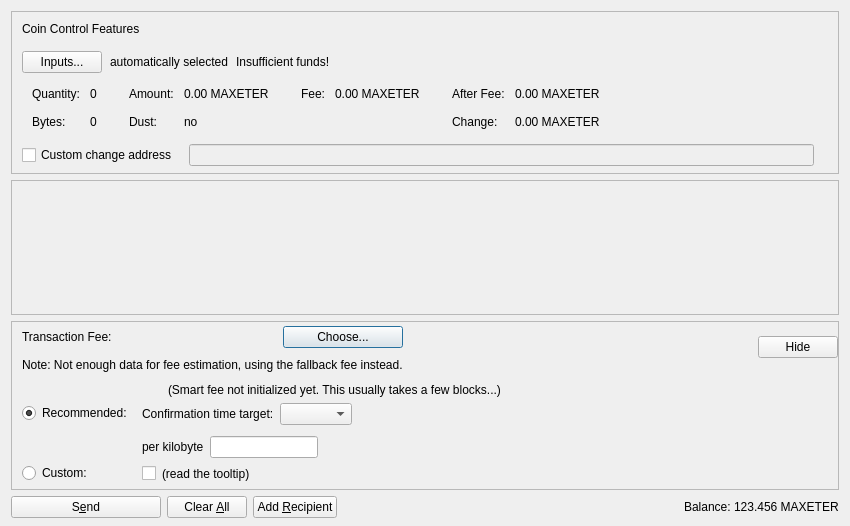
<?xml version="1.0" encoding="UTF-8"?>
<ui version="4.0">
 <class>SendCoinsDialog</class>
 <widget class="QDialog" name="SendCoinsDialog">
  <property name="geometry">
   <rect>
    <x>0</x>
    <y>0</y>
    <width>850</width>
    <height>526</height>
   </rect>
  </property>
  <property name="windowTitle">
   <string>Send Coins</string>
  </property>
  <layout class="QVBoxLayout" name="verticalLayout" stretch="0,1,0,0">
   <property name="bottomMargin">
    <number>8</number>
   </property>
   <item>
    <widget class="QFrame" name="frameCoinControl">
     <property name="sizePolicy">
      <sizepolicy hsizetype="Expanding" vsizetype="Expanding">
       <horstretch>0</horstretch>
       <verstretch>0</verstretch>
      </sizepolicy>
     </property>
     <property name="maximumSize">
      <size>
       <width>16777215</width>
       <height>16777215</height>
      </size>
     </property>
     <property name="frameShape">
      <enum>QFrame::StyledPanel</enum>
     </property>
     <property name="frameShadow">
      <enum>QFrame::Sunken</enum>
     </property>
     <layout class="QVBoxLayout" name="verticalLayoutCoinControl2">
      <property name="spacing">
       <number>0</number>
      </property>
      <property name="leftMargin">
       <number>0</number>
      </property>
      <property name="topMargin">
       <number>0</number>
      </property>
      <property name="rightMargin">
       <number>0</number>
      </property>
      <property name="bottomMargin">
       <number>6</number>
      </property>
      <item>
       <layout class="QVBoxLayout" name="verticalLayoutCoinControl" stretch="0,0,0,0,1">
        <property name="spacing">
         <number>0</number>
        </property>
        <property name="leftMargin">
         <number>10</number>
        </property>
        <property name="topMargin">
         <number>10</number>
        </property>
        <item>
         <layout class="QHBoxLayout" name="horizontalLayoutCoinControl1">
          <property name="bottomMargin">
           <number>15</number>
          </property>
          <item>
           <widget class="QLabel" name="labelCoinControlFeatures">
            <property name="sizePolicy">
             <sizepolicy hsizetype="Preferred" vsizetype="Maximum">
              <horstretch>0</horstretch>
              <verstretch>0</verstretch>
             </sizepolicy>
            </property>
            <property name="text">
             <string>Coin Control Features</string>
            </property>
           </widget>
          </item>
         </layout>
        </item>
        <item>
         <layout class="QHBoxLayout" name="horizontalLayoutCoinControl2" stretch="0,0,0,0">
          <property name="spacing">
           <number>8</number>
          </property>
          <property name="bottomMargin">
           <number>10</number>
          </property>
          <item>
           <widget class="QPushButton" name="pushButtonCoinControl">
            <property name="styleSheet">
             <string notr="true"/>
            </property>
            <property name="text">
             <string>Inputs...</string>
            </property>
            <property name="autoDefault">
             <bool>false</bool>
            </property>
           </widget>
          </item>
          <item>
           <widget class="QLabel" name="labelCoinControlAutomaticallySelected">
            <property name="text">
             <string>automatically selected</string>
            </property>
            <property name="margin">
             <number>5</number>
            </property>
           </widget>
          </item>
          <item>
           <widget class="QLabel" name="labelCoinControlInsuffFunds">
            <property name="text">
             <string>Insufficient funds!</string>
            </property>
            <property name="margin">
             <number>5</number>
            </property>
           </widget>
          </item>
          <item>
           <spacer name="horizontalSpacerCoinControl">
            <property name="orientation">
             <enum>Qt::Horizontal</enum>
            </property>
            <property name="sizeHint" stdset="0">
             <size>
              <width>40</width>
              <height>1</height>
             </size>
            </property>
           </spacer>
          </item>
         </layout>
        </item>
        <item>
         <widget class="QWidget" name="widgetCoinControl" native="true">
          <property name="sizePolicy">
           <sizepolicy hsizetype="Preferred" vsizetype="Preferred">
            <horstretch>0</horstretch>
            <verstretch>0</verstretch>
           </sizepolicy>
          </property>
          <property name="minimumSize">
           <size>
            <width>0</width>
            <height>0</height>
           </size>
          </property>
          <property name="styleSheet">
           <string notr="true"/>
          </property>
          <layout class="QHBoxLayout" name="horizontalLayoutCoinControl5">
           <property name="leftMargin">
            <number>0</number>
           </property>
           <property name="topMargin">
            <number>0</number>
           </property>
           <property name="rightMargin">
            <number>0</number>
           </property>
           <property name="bottomMargin">
            <number>0</number>
           </property>
           <item>
            <layout class="QHBoxLayout" name="horizontalLayoutCoinControl3" stretch="0,0,0,1">
             <property name="spacing">
              <number>20</number>
             </property>
             <property name="topMargin">
              <number>0</number>
             </property>
             <property name="bottomMargin">
              <number>10</number>
             </property>
             <item>
              <layout class="QFormLayout" name="formLayoutCoinControl1">
               <property name="horizontalSpacing">
                <number>10</number>
               </property>
               <property name="verticalSpacing">
                <number>14</number>
               </property>
               <property name="leftMargin">
                <number>10</number>
               </property>
               <property name="topMargin">
                <number>4</number>
               </property>
               <property name="rightMargin">
                <number>6</number>
               </property>
               <item row="0" column="0">
                <widget class="QLabel" name="labelCoinControlQuantityText">
                 <property name="text">
                  <string>Quantity:</string>
                 </property>
                 <property name="margin">
                  <number>0</number>
                 </property>
                </widget>
               </item>
               <item row="0" column="1">
                <widget class="QLabel" name="labelCoinControlQuantity">
                 <property name="cursor">
                  <cursorShape>IBeamCursor</cursorShape>
                 </property>
                 <property name="contextMenuPolicy">
                  <enum>Qt::ActionsContextMenu</enum>
                 </property>
                 <property name="text">
                  <string notr="true">0</string>
                 </property>
                 <property name="margin">
                  <number>0</number>
                 </property>
                 <property name="textInteractionFlags">
                  <set>Qt::LinksAccessibleByMouse|Qt::TextSelectableByKeyboard|Qt::TextSelectableByMouse</set>
                 </property>
                </widget>
               </item>
               <item row="1" column="0">
                <widget class="QLabel" name="labelCoinControlBytesText">
                 <property name="text">
                  <string>Bytes:</string>
                 </property>
                </widget>
               </item>
               <item row="1" column="1">
                <widget class="QLabel" name="labelCoinControlBytes">
                 <property name="cursor">
                  <cursorShape>IBeamCursor</cursorShape>
                 </property>
                 <property name="contextMenuPolicy">
                  <enum>Qt::ActionsContextMenu</enum>
                 </property>
                 <property name="text">
                  <string notr="true">0</string>
                 </property>
                 <property name="textInteractionFlags">
                  <set>Qt::LinksAccessibleByMouse|Qt::TextSelectableByKeyboard|Qt::TextSelectableByMouse</set>
                 </property>
                </widget>
               </item>
              </layout>
             </item>
             <item>
              <layout class="QFormLayout" name="formLayoutCoinControl2">
               <property name="horizontalSpacing">
                <number>10</number>
               </property>
               <property name="verticalSpacing">
                <number>14</number>
               </property>
               <property name="leftMargin">
                <number>6</number>
               </property>
               <property name="topMargin">
                <number>4</number>
               </property>
               <property name="rightMargin">
                <number>6</number>
               </property>
               <item row="0" column="0">
                <widget class="QLabel" name="labelCoinControlAmountText">
                 <property name="text">
                  <string>Amount:</string>
                 </property>
                 <property name="margin">
                  <number>0</number>
                 </property>
                </widget>
               </item>
               <item row="0" column="1">
                <widget class="QLabel" name="labelCoinControlAmount">
                 <property name="cursor">
                  <cursorShape>IBeamCursor</cursorShape>
                 </property>
                 <property name="contextMenuPolicy">
                  <enum>Qt::ActionsContextMenu</enum>
                 </property>
                 <property name="text">
                  <string notr="true">0.00 MAXETER</string>
                 </property>
                 <property name="textInteractionFlags">
                  <set>Qt::LinksAccessibleByMouse|Qt::TextSelectableByKeyboard|Qt::TextSelectableByMouse</set>
                 </property>
                </widget>
               </item>
               <item row="1" column="0">
                <widget class="QLabel" name="labelCoinControlLowOutputText">
                 <property name="text">
                  <string>Dust:</string>
                 </property>
                </widget>
               </item>
               <item row="1" column="1">
                <widget class="QLabel" name="labelCoinControlLowOutput">
                 <property name="cursor">
                  <cursorShape>IBeamCursor</cursorShape>
                 </property>
                 <property name="contextMenuPolicy">
                  <enum>Qt::ActionsContextMenu</enum>
                 </property>
                 <property name="text">
                  <string notr="true">no</string>
                 </property>
                 <property name="textInteractionFlags">
                  <set>Qt::LinksAccessibleByMouse|Qt::TextSelectableByKeyboard|Qt::TextSelectableByMouse</set>
                 </property>
                </widget>
               </item>
              </layout>
             </item>
             <item>
              <layout class="QFormLayout" name="formLayoutCoinControl3">
               <property name="horizontalSpacing">
                <number>10</number>
               </property>
               <property name="verticalSpacing">
                <number>14</number>
               </property>
               <property name="leftMargin">
                <number>6</number>
               </property>
               <property name="topMargin">
                <number>4</number>
               </property>
               <property name="rightMargin">
                <number>6</number>
               </property>
               <item row="0" column="0">
                <widget class="QLabel" name="labelCoinControlFeeText">
                 <property name="text">
                  <string>Fee:</string>
                 </property>
                 <property name="margin">
                  <number>0</number>
                 </property>
                </widget>
               </item>
               <item row="0" column="1">
                <widget class="QLabel" name="labelCoinControlFee">
                 <property name="cursor">
                  <cursorShape>IBeamCursor</cursorShape>
                 </property>
                 <property name="contextMenuPolicy">
                  <enum>Qt::ActionsContextMenu</enum>
                 </property>
                 <property name="text">
                  <string notr="true">0.00 MAXETER</string>
                 </property>
                 <property name="textInteractionFlags">
                  <set>Qt::LinksAccessibleByMouse|Qt::TextSelectableByKeyboard|Qt::TextSelectableByMouse</set>
                 </property>
                </widget>
               </item>
              </layout>
             </item>
             <item>
              <layout class="QFormLayout" name="formLayoutCoinControl4">
               <property name="horizontalSpacing">
                <number>10</number>
               </property>
               <property name="verticalSpacing">
                <number>14</number>
               </property>
               <property name="leftMargin">
                <number>6</number>
               </property>
               <property name="topMargin">
                <number>4</number>
               </property>
               <property name="rightMargin">
                <number>6</number>
               </property>
               <item row="0" column="0">
                <widget class="QLabel" name="labelCoinControlAfterFeeText">
                 <property name="text">
                  <string>After Fee:</string>
                 </property>
                 <property name="margin">
                  <number>0</number>
                 </property>
                </widget>
               </item>
               <item row="0" column="1">
                <widget class="QLabel" name="labelCoinControlAfterFee">
                 <property name="cursor">
                  <cursorShape>IBeamCursor</cursorShape>
                 </property>
                 <property name="contextMenuPolicy">
                  <enum>Qt::ActionsContextMenu</enum>
                 </property>
                 <property name="text">
                  <string notr="true">0.00 MAXETER</string>
                 </property>
                 <property name="textInteractionFlags">
                  <set>Qt::LinksAccessibleByMouse|Qt::TextSelectableByKeyboard|Qt::TextSelectableByMouse</set>
                 </property>
                </widget>
               </item>
               <item row="1" column="0">
                <widget class="QLabel" name="labelCoinControlChangeText">
                 <property name="text">
                  <string>Change:</string>
                 </property>
                </widget>
               </item>
               <item row="1" column="1">
                <widget class="QLabel" name="labelCoinControlChange">
                 <property name="cursor">
                  <cursorShape>IBeamCursor</cursorShape>
                 </property>
                 <property name="contextMenuPolicy">
                  <enum>Qt::ActionsContextMenu</enum>
                 </property>
                 <property name="text">
                  <string notr="true">0.00 MAXETER</string>
                 </property>
                 <property name="textInteractionFlags">
                  <set>Qt::LinksAccessibleByMouse|Qt::TextSelectableByKeyboard|Qt::TextSelectableByMouse</set>
                 </property>
                </widget>
               </item>
              </layout>
             </item>
            </layout>
           </item>
          </layout>
         </widget>
        </item>
        <item>
         <layout class="QHBoxLayout" name="horizontalLayoutCoinControl4" stretch="0,0,0">
          <property name="spacing">
           <number>12</number>
          </property>
          <property name="sizeConstraint">
           <enum>QLayout::SetDefaultConstraint</enum>
          </property>
          <property name="topMargin">
           <number>5</number>
          </property>
          <property name="rightMargin">
           <number>5</number>
          </property>
          <item>
           <widget class="QCheckBox" name="checkBoxCoinControlChange">
            <property name="toolTip">
             <string>If this is activated, but the change address is empty or invalid, change will be sent to a newly generated address.</string>
            </property>
            <property name="text">
             <string>Custom change address</string>
            </property>
           </widget>
          </item>
          <item>
           <widget class="QValidatedLineEdit" name="lineEditCoinControlChange">
            <property name="enabled">
             <bool>false</bool>
            </property>
            <property name="sizePolicy">
             <sizepolicy hsizetype="Expanding" vsizetype="Fixed">
              <horstretch>0</horstretch>
              <verstretch>0</verstretch>
             </sizepolicy>
            </property>
           </widget>
          </item>
          <item>
           <widget class="QLabel" name="labelCoinControlChangeLabel">
            <property name="sizePolicy">
             <sizepolicy hsizetype="Preferred" vsizetype="Expanding">
              <horstretch>0</horstretch>
              <verstretch>0</verstretch>
             </sizepolicy>
            </property>
            <property name="minimumSize">
             <size>
              <width>0</width>
              <height>0</height>
             </size>
            </property>
            <property name="text">
             <string/>
            </property>
            <property name="margin">
             <number>3</number>
            </property>
           </widget>
          </item>
         </layout>
        </item>
        <item>
         <spacer name="verticalSpacerCoinControl">
          <property name="orientation">
           <enum>Qt::Vertical</enum>
          </property>
          <property name="sizeHint" stdset="0">
           <size>
            <width>800</width>
            <height>1</height>
           </size>
          </property>
         </spacer>
        </item>
       </layout>
      </item>
     </layout>
    </widget>
   </item>
   <item>
    <widget class="QScrollArea" name="scrollArea">
     <property name="widgetResizable">
      <bool>true</bool>
     </property>
     <widget class="QWidget" name="scrollAreaWidgetContents">
      <property name="geometry">
       <rect>
        <x>0</x>
        <y>0</y>
        <width>830</width>
        <height>104</height>
       </rect>
      </property>
      <layout class="QVBoxLayout" name="verticalLayout_2" stretch="0,1">
       <property name="leftMargin">
        <number>0</number>
       </property>
       <property name="topMargin">
        <number>0</number>
       </property>
       <property name="rightMargin">
        <number>0</number>
       </property>
       <property name="bottomMargin">
        <number>0</number>
       </property>
       <item>
        <layout class="QVBoxLayout" name="entries">
         <property name="spacing">
          <number>6</number>
         </property>
        </layout>
       </item>
       <item>
        <spacer name="verticalSpacer">
         <property name="orientation">
          <enum>Qt::Vertical</enum>
         </property>
         <property name="sizeHint" stdset="0">
          <size>
           <width>20</width>
           <height>40</height>
          </size>
         </property>
        </spacer>
       </item>
      </layout>
     </widget>
    </widget>
   </item>
   <item>
    <widget class="QFrame" name="frameFee">
     <property name="sizePolicy">
      <sizepolicy hsizetype="Expanding" vsizetype="Expanding">
       <horstretch>0</horstretch>
       <verstretch>0</verstretch>
      </sizepolicy>
     </property>
     <property name="maximumSize">
      <size>
       <width>16777215</width>
       <height>16777215</height>
      </size>
     </property>
     <property name="frameShape">
      <enum>QFrame::StyledPanel</enum>
     </property>
     <property name="frameShadow">
      <enum>QFrame::Sunken</enum>
     </property>
     <layout class="QVBoxLayout" name="verticalLayoutFee1">
      <property name="spacing">
       <number>0</number>
      </property>
      <property name="leftMargin">
       <number>0</number>
      </property>
      <property name="topMargin">
       <number>0</number>
      </property>
      <property name="rightMargin">
       <number>0</number>
      </property>
      <property name="bottomMargin">
       <number>0</number>
      </property>
      <item>
       <layout class="QVBoxLayout" name="verticalLayoutFee2" stretch="0,0,0">
        <property name="spacing">
         <number>0</number>
        </property>
        <property name="leftMargin">
         <number>10</number>
        </property>
        <property name="topMargin">
         <number>0</number>
        </property>
        <item>
         <layout class="QHBoxLayout" name="horizontalLayoutFee1">
          <property name="bottomMargin">
           <number>0</number>
          </property>
          <item>
           <layout class="QVBoxLayout" name="verticalLayoutFee7">
            <property name="spacing">
             <number>0</number>
            </property>
            <item>
             <spacer name="verticalSpacerSmartFee">
              <property name="orientation">
               <enum>Qt::Vertical</enum>
              </property>
              <property name="sizeType">
               <enum>QSizePolicy::Fixed</enum>
              </property>
              <property name="sizeHint" stdset="0">
               <size>
                <width>1</width>
                <height>4</height>
               </size>
              </property>
             </spacer>
            </item>
            <item>
             <layout class="QHBoxLayout" name="horizontalLayoutSmartFee">
              <property name="spacing">
               <number>10</number>
              </property>
              <item>
               <widget class="QLabel" name="labelFeeHeadline">
                <property name="sizePolicy">
                 <sizepolicy hsizetype="Preferred" vsizetype="Maximum">
                  <horstretch>0</horstretch>
                  <verstretch>0</verstretch>
                 </sizepolicy>
                </property>
                <property name="text">
                 <string>Transaction Fee:</string>
                </property>
               </widget>
              </item>
              <item>
               <widget class="QLabel" name="labelFeeMinimized">
                <property name="text">
                 <string/>
                </property>
               </widget>
              </item>
              <item>
               <widget class="QPushButton" name="buttonChooseFee">
                <property name="text">
                 <string>Choose...</string>
                </property>
               </widget>
              </item>
             </layout>
            </item>
            <item>
             <spacer name="verticalSpacer_7">
              <property name="orientation">
               <enum>Qt::Vertical</enum>
              </property>
              <property name="sizeHint" stdset="0">
               <size>
                <width>1</width>
                <height>10</height>
               </size>
              </property>
             </spacer>
            </item>
            <item>
             <widget class="QLabel" name="fallbackFeeWarningLabel">
              <property name="toolTip">
               <string>Using the fallbackfee can result in sending a transaction that will take several hours or days (or never) to confirm. Consider choosing your fee manually or wait until you have validated the complete chain.</string>
              </property>
              <property name="text">
               <string>Note: Not enough data for fee estimation, using the fallback fee instead.</string>
              </property>
              <property name="wordWrap">
               <bool>false</bool>
              </property>
             </widget>
            </item>
            <item>
             <spacer name="verticalSpacer_5">
              <property name="orientation">
               <enum>Qt::Vertical</enum>
              </property>
              <property name="sizeHint" stdset="0">
               <size>
                <width>1</width>
                <height>1</height>
               </size>
              </property>
             </spacer>
            </item>
           </layout>
          </item>
          <item>
           <spacer name="horizontalSpacer_4">
            <property name="orientation">
             <enum>Qt::Horizontal</enum>
            </property>
            <property name="sizeHint" stdset="0">
             <size>
              <width>1</width>
              <height>1</height>
             </size>
            </property>
           </spacer>
          </item>
          <item>
           <widget class="QPushButton" name="buttonMinimizeFee">
            <property name="toolTip">
             <string>collapse fee-settings</string>
            </property>
            <property name="text">
             <string>Hide</string>
            </property>
           </widget>
          </item>
         </layout>
        </item>
        <item>
         <widget class="QFrame" name="frameFeeSelection">
          <layout class="QVBoxLayout" name="verticalLayoutFee12">
           <property name="spacing">
            <number>0</number>
           </property>
           <property name="leftMargin">
            <number>0</number>
           </property>
           <property name="topMargin">
            <number>0</number>
           </property>
           <property name="rightMargin">
            <number>0</number>
           </property>
           <property name="bottomMargin">
            <number>0</number>
           </property>
           <item>
            <layout class="QGridLayout" name="gridLayoutFee">
             <property name="topMargin">
              <number>10</number>
             </property>
             <property name="bottomMargin">
              <number>4</number>
             </property>
             <property name="horizontalSpacing">
              <number>10</number>
             </property>
             <property name="verticalSpacing">
              <number>4</number>
             </property>
             <item row="1" column="1">
              <layout class="QVBoxLayout" name="verticalLayoutFee8">
               <property name="spacing">
                <number>6</number>
               </property>
               <property name="topMargin">
                <number>3</number>
               </property>
               <item>
                <layout class="QHBoxLayout" name="horizontalLayoutFee13" stretch="0,0,1">
                 <item>
                  <widget class="QLabel" name="labelCustomPerKilobyte">
                   <property name="toolTip">
                    <string>If the custom fee is set to 1000 ruffs and the transaction is only 250 bytes, then &quot;per kilobyte&quot; only pays 250 ruffs in fee,&lt;br /&gt;while &quot;at least&quot; pays 1000 ruffs. For transactions bigger than a kilobyte both pay by kilobyte.</string>
                   </property>
                   <property name="text">
                    <string>per kilobyte</string>
                   </property>
                  </widget>
                 </item>
                 <item>
                  <widget class="BitcoinAmountField" name="customFee"/>
                 </item>
                 <item>
                  <spacer name="horizontalSpacer_6">
                   <property name="orientation">
                    <enum>Qt::Horizontal</enum>
                   </property>
                   <property name="sizeHint" stdset="0">
                    <size>
                     <width>1</width>
                     <height>1</height>
                    </size>
                   </property>
                  </spacer>
                 </item>
                </layout>
               </item>
               <item>
                <layout class="QHBoxLayout" name="horizontalLayoutFee8">
                 <item>
                  <widget class="QCheckBox" name="checkBoxMinimumFee">
                   <property name="toolTip">
                    <string>Paying only the minimum fee is just fine as long as there is less transaction volume than space in the blocks.&lt;br /&gt;But be aware that this can end up in a never confirming transaction once there is more demand for maxeter transactions than the network can process.</string>
                   </property>
                   <property name="text">
                    <string/>
                   </property>
                  </widget>
                 </item>
                 <item>
                  <widget class="QLabel" name="labelMinFeeWarning">
                   <property name="enabled">
                    <bool>true</bool>
                   </property>
                   <property name="toolTip">
                    <string>Paying only the minimum fee is just fine as long as there is less transaction volume than space in the blocks.&lt;br /&gt;But be aware that this can end up in a never confirming transaction once there is more demand for maxeter transactions than the network can process.</string>
                   </property>
                   <property name="text">
                    <string>(read the tooltip)</string>
                   </property>
                   <property name="margin">
                    <number>5</number>
                   </property>
                  </widget>
                 </item>
                 <item>
                  <spacer name="horizontalSpacer_2">
                   <property name="orientation">
                    <enum>Qt::Horizontal</enum>
                   </property>
                   <property name="sizeHint" stdset="0">
                    <size>
                     <width>1</width>
                     <height>1</height>
                    </size>
                   </property>
                  </spacer>
                 </item>
                </layout>
               </item>
              </layout>
             </item>
             <item row="0" column="0">
              <layout class="QVBoxLayout" name="verticalLayoutFee4" stretch="0,1">
               <property name="topMargin">
                <number>20</number>
               </property>
               <property name="bottomMargin">
                <number>3</number>
               </property>
               <item>
                <widget class="QRadioButton" name="radioSmartFee">
                 <property name="text">
                  <string>Recommended:</string>
                 </property>
                 <property name="checked">
                  <bool>true</bool>
                 </property>
                 <attribute name="buttonGroup">
                  <string notr="true">groupFee</string>
                 </attribute>
                </widget>
               </item>
               <item>
                <spacer name="verticalSpacer_2">
                 <property name="orientation">
                  <enum>Qt::Vertical</enum>
                 </property>
                 <property name="sizeHint" stdset="0">
                  <size>
                   <width>1</width>
                   <height>1</height>
                  </size>
                 </property>
                </spacer>
               </item>
              </layout>
             </item>
             <item row="1" column="0">
              <layout class="QVBoxLayout" name="verticalLayoutFee9" stretch="0,1">
               <property name="topMargin">
                <number>30</number>
               </property>
               <item>
                <widget class="QRadioButton" name="radioCustomFee">
                 <property name="text">
                  <string>Custom:</string>
                 </property>
                 <attribute name="buttonGroup">
                  <string notr="true">groupFee</string>
                 </attribute>
                </widget>
               </item>
               <item>
                <spacer name="verticalSpacer_6">
                 <property name="orientation">
                  <enum>Qt::Vertical</enum>
                 </property>
                 <property name="sizeHint" stdset="0">
                  <size>
                   <width>1</width>
                   <height>1</height>
                  </size>
                 </property>
                </spacer>
               </item>
              </layout>
             </item>
             <item row="0" column="1">
              <layout class="QVBoxLayout" name="verticalLayoutFee3" stretch="0,0,1">
               <property name="spacing">
                <number>6</number>
               </property>
               <property name="topMargin">
                <number>0</number>
               </property>
               <property name="bottomMargin">
                <number>3</number>
               </property>
               <item>
                <layout class="QHBoxLayout" name="horizontalLayoutFee12">
                 <item>
                  <widget class="QLabel" name="labelSmartFee">
                   <property name="text">
                    <string/>
                   </property>
                   <property name="margin">
                    <number>2</number>
                   </property>
                  </widget>
                 </item>
                 <item>
                  <widget class="QLabel" name="labelFeeEstimation">
                   <property name="text">
                    <string/>
                   </property>
                  </widget>
                 </item>
                 <item>
                  <widget class="QLabel" name="labelSmartFee2">
                   <property name="text">
                    <string>(Smart fee not initialized yet. This usually takes a few blocks...)</string>
                   </property>
                   <property name="margin">
                    <number>2</number>
                   </property>
                  </widget>
                 </item>
                 <item>
                  <spacer name="horizontalSpacer_5">
                   <property name="orientation">
                    <enum>Qt::Horizontal</enum>
                   </property>
                   <property name="sizeHint" stdset="0">
                    <size>
                     <width>1</width>
                     <height>1</height>
                    </size>
                   </property>
                  </spacer>
                 </item>
                </layout>
               </item>
               <item>
                <layout class="QHBoxLayout" name="horizontalLayoutFee9">
                 <item>
                  <layout class="QVBoxLayout" name="verticalLayoutFee6">
                   <item>
                    <widget class="QLabel" name="labelSmartFee3">
                     <property name="text">
                      <string>Confirmation time target:</string>
                     </property>
                     <property name="margin">
                      <number>2</number>
                     </property>
                    </widget>
                   </item>
                  </layout>
                 </item>
                 <item>
                  <layout class="QVBoxLayout" name="verticalLayoutFee5">
                   <property name="rightMargin">
                    <number>30</number>
                   </property>
                   <item>
                    <layout class="QHBoxLayout" name="horizontalLayoutConfTarget">
                     <property name="bottomMargin">
                      <number>0</number>
                     </property>
                     <item>
                      <widget class="QComboBox" name="confTargetSelector"/>
                     </item>
                     <item>
                      <spacer name="horizontalSpacerConfTarget">
                       <property name="orientation">
                        <enum>Qt::Horizontal</enum>
                       </property>
                       <property name="sizeHint" stdset="0">
                        <size>
                         <width>40</width>
                         <height>20</height>
                        </size>
                       </property>
                      </spacer>
                     </item>
                    </layout>
                   </item>
                  </layout>
                 </item>
                </layout>
               </item>
               <item>
                <spacer name="verticalSpacer_4">
                 <property name="orientation">
                  <enum>Qt::Vertical</enum>
                 </property>
                 <property name="sizeHint" stdset="0">
                  <size>
                   <width>1</width>
                   <height>1</height>
                  </size>
                 </property>
                </spacer>
               </item>
              </layout>
             </item>
            </layout>
           </item>
          </layout>
         </widget>
        </item>
        <item>
         <spacer name="verticalSpacerFee">
          <property name="orientation">
           <enum>Qt::Vertical</enum>
          </property>
          <property name="sizeHint" stdset="0">
           <size>
            <width>800</width>
            <height>1</height>
           </size>
          </property>
         </spacer>
        </item>
       </layout>
      </item>
     </layout>
    </widget>
   </item>
   <item>
    <layout class="QHBoxLayout" name="horizontalLayout">
     <item>
      <widget class="QPushButton" name="sendButton">
       <property name="minimumSize">
        <size>
         <width>150</width>
         <height>0</height>
        </size>
       </property>
       <property name="toolTip">
        <string>Confirm the send action</string>
       </property>
       <property name="text">
        <string>S&amp;end</string>
       </property>
       <property name="autoDefault">
        <bool>false</bool>
       </property>
       <property name="default">
        <bool>false</bool>
       </property>
      </widget>
     </item>
     <item>
      <widget class="QPushButton" name="clearButton">
       <property name="sizePolicy">
        <sizepolicy hsizetype="Minimum" vsizetype="Fixed">
         <horstretch>0</horstretch>
         <verstretch>0</verstretch>
        </sizepolicy>
       </property>
       <property name="toolTip">
        <string>Clear all fields of the form.</string>
       </property>
       <property name="text">
        <string>Clear &amp;All</string>
       </property>
       <property name="autoDefault">
        <bool>false</bool>
       </property>
      </widget>
     </item>
     <item>
      <widget class="QPushButton" name="addButton">
       <property name="toolTip">
        <string>Send to multiple recipients at once</string>
       </property>
       <property name="text">
        <string>Add &amp;Recipient</string>
       </property>
       <property name="autoDefault">
        <bool>false</bool>
       </property>
      </widget>
     </item>
     <item>
      <spacer name="horizontalSpacer">
       <property name="orientation">
        <enum>Qt::Horizontal</enum>
       </property>
       <property name="sizeHint" stdset="0">
        <size>
         <width>40</width>
         <height>20</height>
        </size>
       </property>
      </spacer>
     </item>
     <item>
      <layout class="QHBoxLayout" name="horizontalLayout_2">
       <property name="spacing">
        <number>3</number>
       </property>
       <item>
        <widget class="QLabel" name="labelBalanceText">
         <property name="text">
          <string>Balance:</string>
         </property>
        </widget>
       </item>
       <item>
        <widget class="QLabel" name="labelBalance">
         <property name="sizePolicy">
          <sizepolicy hsizetype="Preferred" vsizetype="Preferred">
           <horstretch>0</horstretch>
           <verstretch>0</verstretch>
          </sizepolicy>
         </property>
         <property name="cursor">
          <cursorShape>IBeamCursor</cursorShape>
         </property>
         <property name="text">
          <string notr="true">123.456 MAXETER</string>
         </property>
         <property name="textInteractionFlags">
          <set>Qt::LinksAccessibleByMouse|Qt::TextSelectableByKeyboard|Qt::TextSelectableByMouse</set>
         </property>
        </widget>
       </item>
      </layout>
     </item>
    </layout>
   </item>
  </layout>
 </widget>
 <customwidgets>
  <customwidget>
   <class>QValidatedLineEdit</class>
   <extends>QLineEdit</extends>
   <header>qt/qvalidatedlineedit.h</header>
  </customwidget>
  <customwidget>
   <class>BitcoinAmountField</class>
   <extends>QLineEdit</extends>
   <header>qt/bitcoinamountfield.h</header>
   <container>1</container>
  </customwidget>
 </customwidgets>
 <resources>
  <include location="../maxeter.qrc"/>
 </resources>
 <connections/>
 <buttongroups>
  <buttongroup name="groupFee"/>
 </buttongroups>
</ui>
